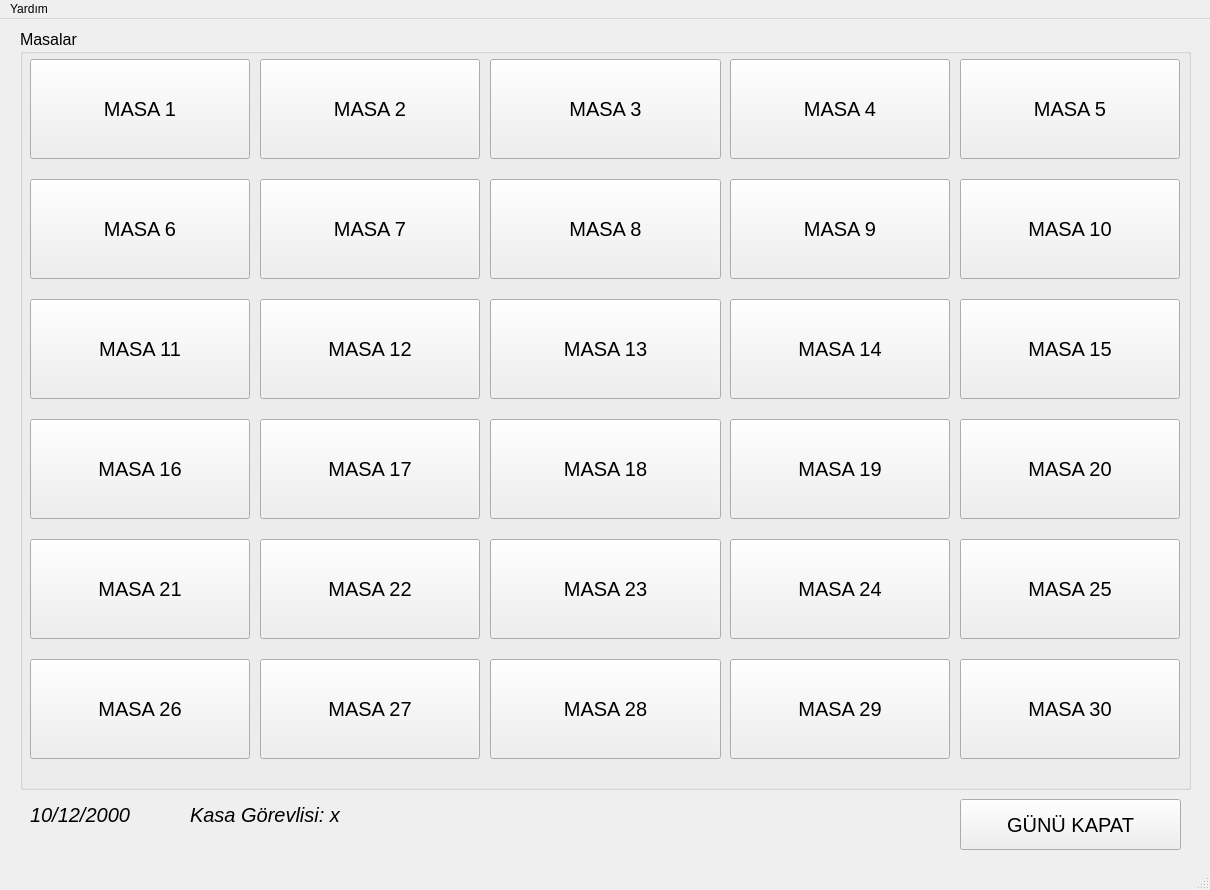
<?xml version="1.0" encoding="UTF-8"?>
<ui version="4.0">
 <class>MainWindow1</class>
 <widget class="QMainWindow" name="MainWindow1">
  <property name="geometry">
   <rect>
    <x>0</x>
    <y>0</y>
    <width>1210</width>
    <height>890</height>
   </rect>
  </property>
  <property name="windowTitle">
   <string>Masalar</string>
  </property>
  <property name="windowIcon">
   <iconset>
    <normaloff>../Çeşitli dosyalar/fotograf/634601_python_512x512.png</normaloff>../Çeşitli dosyalar/fotograf/634601_python_512x512.png</iconset>
  </property>
  <widget class="QWidget" name="centralwidget">
   <widget class="QGroupBox" name="groupBox">
    <property name="geometry">
     <rect>
      <x>20</x>
      <y>10</y>
      <width>1171</width>
      <height>761</height>
     </rect>
    </property>
    <property name="font">
     <font>
      <pointsize>12</pointsize>
     </font>
    </property>
    <property name="title">
     <string>Masalar</string>
    </property>
    <widget class="QPushButton" name="btnMasa1">
     <property name="geometry">
      <rect>
       <x>10</x>
       <y>30</y>
       <width>220</width>
       <height>100</height>
      </rect>
     </property>
     <property name="font">
      <font>
       <pointsize>15</pointsize>
      </font>
     </property>
     <property name="text">
      <string>MASA 1</string>
     </property>
    </widget>
    <widget class="QPushButton" name="btnMasa2">
     <property name="geometry">
      <rect>
       <x>240</x>
       <y>30</y>
       <width>220</width>
       <height>100</height>
      </rect>
     </property>
     <property name="font">
      <font>
       <pointsize>15</pointsize>
      </font>
     </property>
     <property name="text">
      <string>MASA 2</string>
     </property>
    </widget>
    <widget class="QPushButton" name="btnMasa3">
     <property name="geometry">
      <rect>
       <x>470</x>
       <y>30</y>
       <width>231</width>
       <height>100</height>
      </rect>
     </property>
     <property name="font">
      <font>
       <pointsize>15</pointsize>
      </font>
     </property>
     <property name="text">
      <string>MASA 3</string>
     </property>
    </widget>
    <widget class="QPushButton" name="btnMasa4">
     <property name="geometry">
      <rect>
       <x>710</x>
       <y>30</y>
       <width>220</width>
       <height>100</height>
      </rect>
     </property>
     <property name="font">
      <font>
       <pointsize>15</pointsize>
      </font>
     </property>
     <property name="text">
      <string>MASA 4</string>
     </property>
    </widget>
    <widget class="QPushButton" name="btnMasa5">
     <property name="geometry">
      <rect>
       <x>940</x>
       <y>30</y>
       <width>220</width>
       <height>100</height>
      </rect>
     </property>
     <property name="font">
      <font>
       <pointsize>15</pointsize>
      </font>
     </property>
     <property name="text">
      <string>MASA 5</string>
     </property>
    </widget>
    <widget class="QPushButton" name="btnMasa10">
     <property name="geometry">
      <rect>
       <x>940</x>
       <y>150</y>
       <width>220</width>
       <height>100</height>
      </rect>
     </property>
     <property name="font">
      <font>
       <pointsize>15</pointsize>
      </font>
     </property>
     <property name="text">
      <string>MASA 10</string>
     </property>
    </widget>
    <widget class="QPushButton" name="btnMasa6">
     <property name="geometry">
      <rect>
       <x>10</x>
       <y>150</y>
       <width>220</width>
       <height>100</height>
      </rect>
     </property>
     <property name="font">
      <font>
       <pointsize>15</pointsize>
      </font>
     </property>
     <property name="text">
      <string>MASA 6</string>
     </property>
    </widget>
    <widget class="QPushButton" name="btnMasa7">
     <property name="geometry">
      <rect>
       <x>240</x>
       <y>150</y>
       <width>220</width>
       <height>100</height>
      </rect>
     </property>
     <property name="font">
      <font>
       <pointsize>15</pointsize>
      </font>
     </property>
     <property name="text">
      <string>MASA 7</string>
     </property>
    </widget>
    <widget class="QPushButton" name="btnMasa8">
     <property name="geometry">
      <rect>
       <x>470</x>
       <y>150</y>
       <width>231</width>
       <height>100</height>
      </rect>
     </property>
     <property name="font">
      <font>
       <pointsize>15</pointsize>
      </font>
     </property>
     <property name="text">
      <string>MASA 8</string>
     </property>
    </widget>
    <widget class="QPushButton" name="btnMasa9">
     <property name="geometry">
      <rect>
       <x>710</x>
       <y>150</y>
       <width>220</width>
       <height>100</height>
      </rect>
     </property>
     <property name="font">
      <font>
       <pointsize>15</pointsize>
      </font>
     </property>
     <property name="text">
      <string>MASA 9</string>
     </property>
    </widget>
    <widget class="QPushButton" name="btnMasa16">
     <property name="geometry">
      <rect>
       <x>10</x>
       <y>390</y>
       <width>220</width>
       <height>100</height>
      </rect>
     </property>
     <property name="font">
      <font>
       <pointsize>15</pointsize>
      </font>
     </property>
     <property name="text">
      <string>MASA 16</string>
     </property>
    </widget>
    <widget class="QPushButton" name="btnMasa19">
     <property name="geometry">
      <rect>
       <x>710</x>
       <y>390</y>
       <width>220</width>
       <height>100</height>
      </rect>
     </property>
     <property name="font">
      <font>
       <pointsize>15</pointsize>
      </font>
     </property>
     <property name="text">
      <string>MASA 19</string>
     </property>
    </widget>
    <widget class="QPushButton" name="btnMasa11">
     <property name="geometry">
      <rect>
       <x>10</x>
       <y>270</y>
       <width>220</width>
       <height>100</height>
      </rect>
     </property>
     <property name="font">
      <font>
       <pointsize>15</pointsize>
      </font>
     </property>
     <property name="text">
      <string>MASA 11</string>
     </property>
    </widget>
    <widget class="QPushButton" name="btnMasa12">
     <property name="geometry">
      <rect>
       <x>240</x>
       <y>270</y>
       <width>220</width>
       <height>100</height>
      </rect>
     </property>
     <property name="font">
      <font>
       <pointsize>15</pointsize>
      </font>
     </property>
     <property name="text">
      <string>MASA 12</string>
     </property>
    </widget>
    <widget class="QPushButton" name="btnMasa20">
     <property name="geometry">
      <rect>
       <x>940</x>
       <y>390</y>
       <width>220</width>
       <height>100</height>
      </rect>
     </property>
     <property name="font">
      <font>
       <pointsize>15</pointsize>
      </font>
     </property>
     <property name="text">
      <string>MASA 20</string>
     </property>
    </widget>
    <widget class="QPushButton" name="btnMasa15">
     <property name="geometry">
      <rect>
       <x>940</x>
       <y>270</y>
       <width>220</width>
       <height>100</height>
      </rect>
     </property>
     <property name="font">
      <font>
       <pointsize>15</pointsize>
      </font>
     </property>
     <property name="text">
      <string>MASA 15</string>
     </property>
    </widget>
    <widget class="QPushButton" name="btnMasa13">
     <property name="geometry">
      <rect>
       <x>470</x>
       <y>270</y>
       <width>231</width>
       <height>100</height>
      </rect>
     </property>
     <property name="font">
      <font>
       <pointsize>15</pointsize>
      </font>
     </property>
     <property name="text">
      <string>MASA 13</string>
     </property>
    </widget>
    <widget class="QPushButton" name="btnMasa14">
     <property name="geometry">
      <rect>
       <x>710</x>
       <y>270</y>
       <width>220</width>
       <height>100</height>
      </rect>
     </property>
     <property name="font">
      <font>
       <pointsize>15</pointsize>
      </font>
     </property>
     <property name="text">
      <string>MASA 14</string>
     </property>
    </widget>
    <widget class="QPushButton" name="btnMasa17">
     <property name="geometry">
      <rect>
       <x>240</x>
       <y>390</y>
       <width>220</width>
       <height>100</height>
      </rect>
     </property>
     <property name="font">
      <font>
       <pointsize>15</pointsize>
      </font>
     </property>
     <property name="text">
      <string>MASA 17</string>
     </property>
    </widget>
    <widget class="QPushButton" name="btnMasa18">
     <property name="geometry">
      <rect>
       <x>470</x>
       <y>390</y>
       <width>231</width>
       <height>100</height>
      </rect>
     </property>
     <property name="font">
      <font>
       <pointsize>15</pointsize>
      </font>
     </property>
     <property name="text">
      <string>MASA 18</string>
     </property>
    </widget>
    <widget class="QPushButton" name="btnMasa26">
     <property name="geometry">
      <rect>
       <x>10</x>
       <y>630</y>
       <width>220</width>
       <height>100</height>
      </rect>
     </property>
     <property name="font">
      <font>
       <pointsize>15</pointsize>
      </font>
     </property>
     <property name="text">
      <string>MASA 26</string>
     </property>
    </widget>
    <widget class="QPushButton" name="btnMasa27">
     <property name="geometry">
      <rect>
       <x>240</x>
       <y>630</y>
       <width>220</width>
       <height>100</height>
      </rect>
     </property>
     <property name="font">
      <font>
       <pointsize>15</pointsize>
      </font>
     </property>
     <property name="text">
      <string>MASA 27</string>
     </property>
    </widget>
    <widget class="QPushButton" name="btnMasa23">
     <property name="geometry">
      <rect>
       <x>470</x>
       <y>510</y>
       <width>231</width>
       <height>100</height>
      </rect>
     </property>
     <property name="font">
      <font>
       <pointsize>15</pointsize>
      </font>
     </property>
     <property name="text">
      <string>MASA 23</string>
     </property>
    </widget>
    <widget class="QPushButton" name="btnMasa25">
     <property name="geometry">
      <rect>
       <x>940</x>
       <y>510</y>
       <width>220</width>
       <height>100</height>
      </rect>
     </property>
     <property name="font">
      <font>
       <pointsize>15</pointsize>
      </font>
     </property>
     <property name="text">
      <string>MASA 25</string>
     </property>
    </widget>
    <widget class="QPushButton" name="btnMasa22">
     <property name="geometry">
      <rect>
       <x>240</x>
       <y>510</y>
       <width>220</width>
       <height>100</height>
      </rect>
     </property>
     <property name="font">
      <font>
       <pointsize>15</pointsize>
      </font>
     </property>
     <property name="text">
      <string>MASA 22</string>
     </property>
    </widget>
    <widget class="QPushButton" name="btnMasa29">
     <property name="geometry">
      <rect>
       <x>710</x>
       <y>630</y>
       <width>220</width>
       <height>100</height>
      </rect>
     </property>
     <property name="font">
      <font>
       <pointsize>15</pointsize>
      </font>
     </property>
     <property name="text">
      <string>MASA 29</string>
     </property>
    </widget>
    <widget class="QPushButton" name="btnMasa28">
     <property name="geometry">
      <rect>
       <x>470</x>
       <y>630</y>
       <width>231</width>
       <height>100</height>
      </rect>
     </property>
     <property name="font">
      <font>
       <pointsize>15</pointsize>
      </font>
     </property>
     <property name="text">
      <string>MASA 28</string>
     </property>
    </widget>
    <widget class="QPushButton" name="btnMasa30">
     <property name="geometry">
      <rect>
       <x>940</x>
       <y>630</y>
       <width>220</width>
       <height>100</height>
      </rect>
     </property>
     <property name="font">
      <font>
       <pointsize>15</pointsize>
      </font>
     </property>
     <property name="text">
      <string>MASA 30</string>
     </property>
    </widget>
    <widget class="QPushButton" name="btnMasa24">
     <property name="geometry">
      <rect>
       <x>710</x>
       <y>510</y>
       <width>220</width>
       <height>100</height>
      </rect>
     </property>
     <property name="font">
      <font>
       <pointsize>15</pointsize>
      </font>
     </property>
     <property name="text">
      <string>MASA 24</string>
     </property>
    </widget>
    <widget class="QPushButton" name="btnMasa21">
     <property name="geometry">
      <rect>
       <x>10</x>
       <y>510</y>
       <width>220</width>
       <height>100</height>
      </rect>
     </property>
     <property name="font">
      <font>
       <pointsize>15</pointsize>
      </font>
     </property>
     <property name="text">
      <string>MASA 21</string>
     </property>
    </widget>
   </widget>
   <widget class="QPushButton" name="btnGunuKapa">
    <property name="geometry">
     <rect>
      <x>960</x>
      <y>780</y>
      <width>221</width>
      <height>51</height>
     </rect>
    </property>
    <property name="font">
     <font>
      <pointsize>15</pointsize>
     </font>
    </property>
    <property name="text">
     <string>GÜNÜ KAPAT</string>
    </property>
   </widget>
   <widget class="QLabel" name="lblTarih">
    <property name="geometry">
     <rect>
      <x>30</x>
      <y>780</y>
      <width>141</width>
      <height>31</height>
     </rect>
    </property>
    <property name="font">
     <font>
      <pointsize>15</pointsize>
      <weight>50</weight>
      <italic>true</italic>
      <bold>false</bold>
     </font>
    </property>
    <property name="text">
     <string>10/12/2000</string>
    </property>
   </widget>
   <widget class="QLabel" name="lblKasaGorevlisi">
    <property name="geometry">
     <rect>
      <x>190</x>
      <y>780</y>
      <width>301</width>
      <height>31</height>
     </rect>
    </property>
    <property name="font">
     <font>
      <pointsize>15</pointsize>
      <weight>50</weight>
      <italic>true</italic>
      <bold>false</bold>
     </font>
    </property>
    <property name="text">
     <string>Kasa Görevlisi: x</string>
    </property>
   </widget>
  </widget>
  <widget class="QMenuBar" name="menubar">
   <property name="geometry">
    <rect>
     <x>0</x>
     <y>0</y>
     <width>1210</width>
     <height>21</height>
    </rect>
   </property>
   <widget class="QMenu" name="menuYard_m">
    <property name="title">
     <string>Yardım</string>
    </property>
    <widget class="QMenu" name="menu_leti_im">
     <property name="title">
      <string>İletişim</string>
     </property>
     <addaction name="actionCihan_ayindi_hotmail_com"/>
    </widget>
    <addaction name="menu_leti_im"/>
   </widget>
   <addaction name="menuYard_m"/>
  </widget>
  <widget class="QStatusBar" name="statusbar"/>
  <action name="actionCihan_ayindi_hotmail_com">
   <property name="text">
    <string>cihan_ayindi@hotmail.com</string>
   </property>
  </action>
 </widget>
 <resources/>
 <connections/>
</ui>
